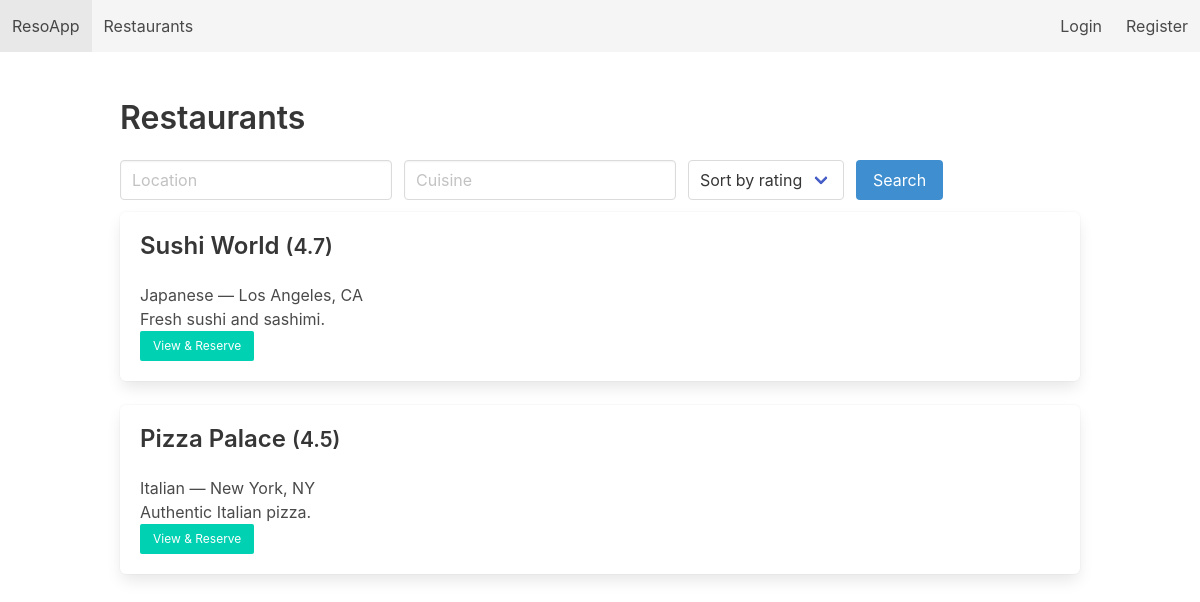
The app's page /restaurants, older data.
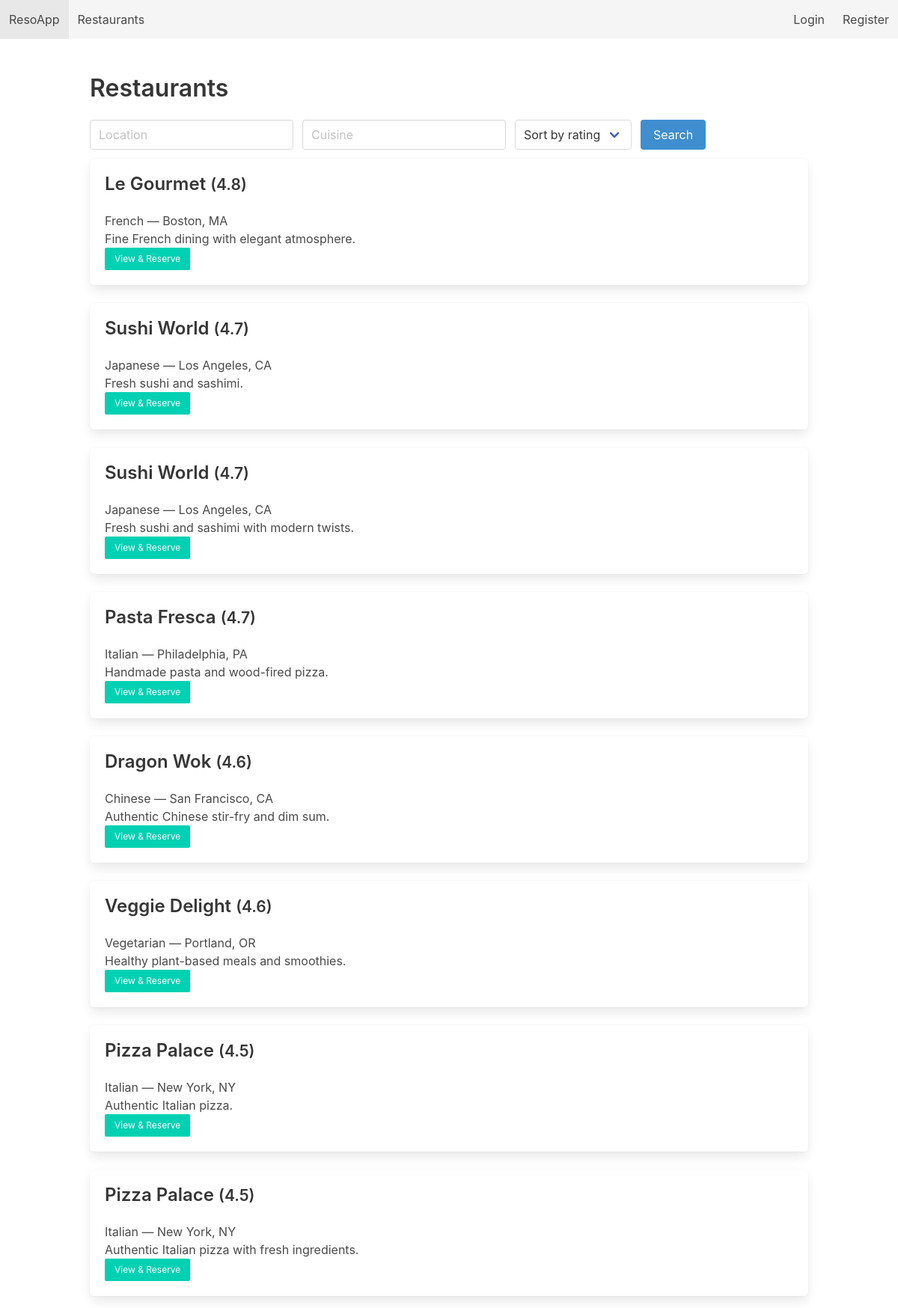
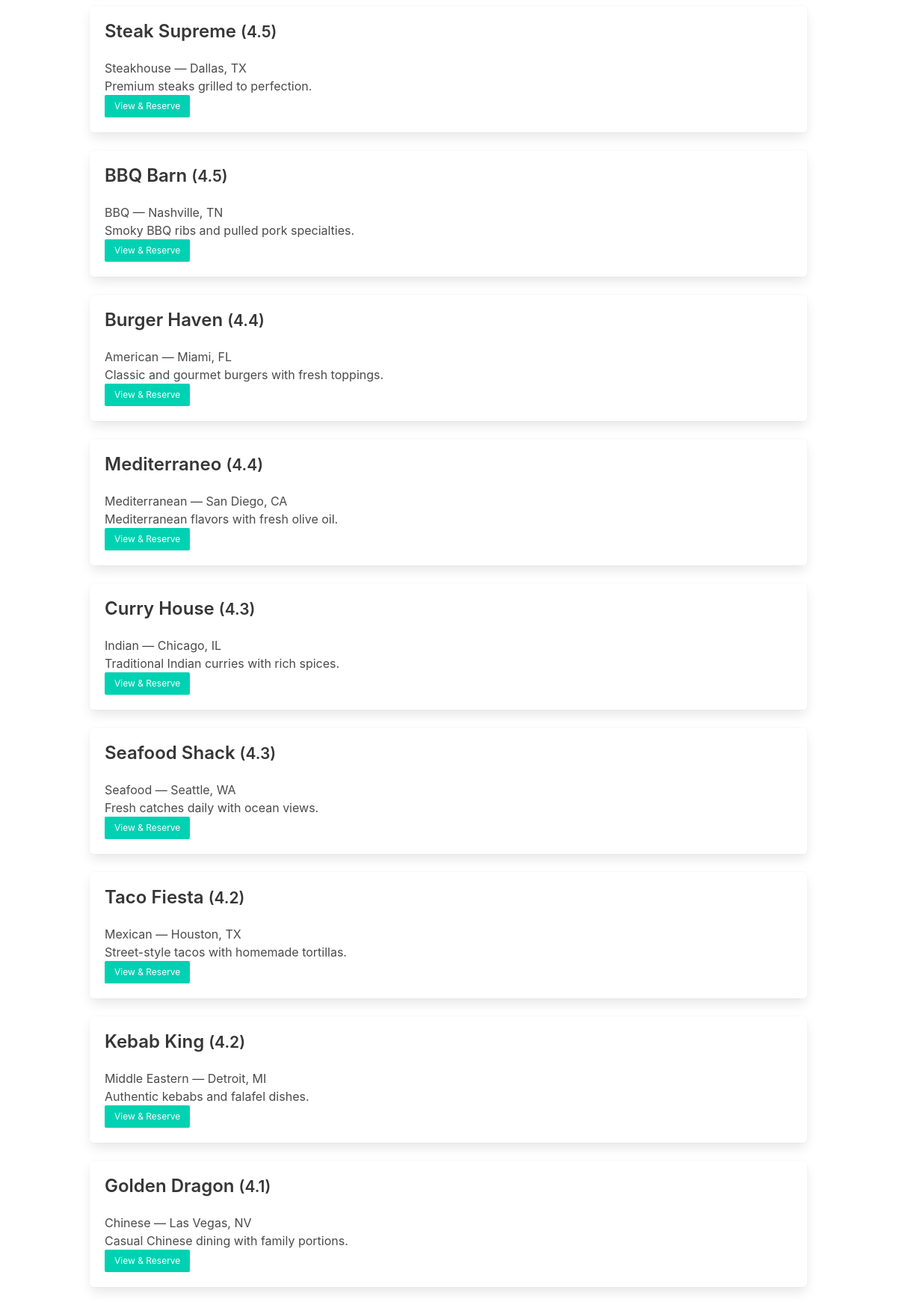
The same page, newer data (2 pictures, top to bottom).
### tables this page shows
CREATE TABLE Restaurants (
        restaurant_id INTEGER PRIMARY KEY AUTOINCREMENT,
        name          TEXT NOT NULL,
        location      TEXT NOT NULL,
        cuisine       TEXT,
        rating        REAL CHECK (rating >= 0 AND rating <= 5),
        description   TEXT,
        created_at    DATE DEFAULT (DATE('now'))
    );

### restaurant_app/app.py (the view)
@app.route('/restaurants')
def restaurants():
    q_location = request.args.get('location', '').strip()
    q_cuisine = request.args.get('cuisine', '').strip()
    q_sort = request.args.get('sort', 'rating')  # rating or name
    sql = "SELECT * FROM Restaurants WHERE 1=1"
    params = []
    if q_location:
        sql += " AND location LIKE ?"
        params.append(f"%{q_location}%")
    if q_cuisine:
        sql += " AND cuisine LIKE ?"
        params.append(f"%{q_cuisine}%")
    if q_sort == 'rating':
        sql += " ORDER BY rating DESC"
    else:
        sql += " ORDER BY name ASC"
    db = get_db()
    cur = db.execute(sql, params)
    rows = cur.fetchall()
    return render_template('restaurants.html', restaurants=rows, q_location=q_location, q_cuisine=q_cuisine)

### restaurant_app/app.py (called while the page is built)
def get_db():
    if 'db' not in g:
        g.db = sqlite3.connect(DB_PATH, detect_types=sqlite3.PARSE_DECLTYPES)
        g.db.row_factory = sqlite3.Row
        g.db.execute("PRAGMA foreign_keys = ON;")
    return g.db

### restaurant_app/templates/restaurants.html (shortened to what this page needs)
{% extends "base.html" %}
{% block content %}
<h2 class="title">Restaurants</h2>
<form method="get" class="mb-3">
  <div class="field is-grouped">
    <div class="control"><input class="input" name="location" placeholder="Location" value="{{ q_location }}"></div>
    <div class="control"><input class="input" name="cuisine" placeholder="Cuisine" value="{{ q_cuisine }}"></div>
    <div class="control">
      <div class="select">
        <select name="sort">
          <option value="rating">Sort by rating</option>
        </select>
      </div>
    </div>
    <div class="control"><button class="button is-info">Search</button></div>
  </div>
</form>
<div>
  {% for r in restaurants %}
    <div class="box">
      <h3 class="title is-4">{{ r['name'] }} <small>({{ r['rating'] }})</small></h3>
      <p>{{ r['cuisine'] }} — {{ r['location'] }}</p>
      <p>{{ r['description'] }}</p>
      <a class="button is-small is-primary" href="{{ url_for('restaurant_detail', rid=r['restaurant_id']) }}">View & Reserve</a>
    </div>
  {% else %}
    <p>No restaurants found.</p>
  {% endfor %}
</div>
{% endblock %}

### restaurant_app/templates/base.html (shortened to what this page needs)
<!DOCTYPE html>
<html>
  <head>
    <link
      rel="stylesheet"
      href="https://cdn.jsdelivr.net/npm/bulma@0.9.4/css/bulma.min.css"
    />
  </head>
  <body>
    <nav class="navbar is-light">
      <div class="navbar-brand">
        <a class="navbar-item" href="{{ url_for('index') }}">ResoApp</a>
      </div>
      <div class="navbar-menu">
        <div class="navbar-start">
          <a class="navbar-item" href="{{ url_for('restaurants') }}"
            >Restaurants</a
          >
        </div>
        <div class="navbar-end">
          {% if session.get('user') %} {# Hiển thị các liên kết chung cho người
          dùng đã đăng nhập #}
          <a class="navbar-item" href="{{ url_for('profile') }}"
            >{{ session.get('name') }}</a
          >
          {% if session.get('role') == 'customer' %} {# Chỉ hiển thị liên kết
          này cho Customer #}
          <a class="navbar-item" href="{{ url_for('bookings') }}"
            >My Bookings</a
          >
          {% elif session.get('role') == 'admin' %} {# Chỉ hiển thị liên kết này
          cho Admin #}
          <a class="navbar-item" href="{{ url_for('admin_dashboard') }}"
            >Admin</a
          >
          {% endif %}
          <a class="navbar-item" href="{{ url_for('logout') }}">Logout</a>
          {% else %}
          <a class="navbar-item" href="{{ url_for('login') }}">Login</a>
          <a class="navbar-item" href="{{ url_for('register') }}">Register</a>
          {% endif %}
        </div>
      </div>
    </nav>
    <section class="section">
      <div class="container">
         {% block content %}{% endblock %}
      </div>
    </section>
  </body>
</html>

Row changes from the older to the newer data that the page shows:
added Restaurants: name "Le Gourmet", rating "4.8", cuisine "French", location "Boston, MA", description "Fine French dining with elegant atmosphere."
added Restaurants: name "Sushi World", rating "4.7", cuisine "Japanese", location "Los Angeles, CA", description "Fresh sushi and sashimi with modern twists."
added Restaurants: name "Pasta Fresca", rating "4.7", cuisine "Italian", location "Philadelphia, PA", description "Handmade pasta and wood-fired pizza."
added Restaurants: name "Dragon Wok", rating "4.6", cuisine "Chinese", location "San Francisco, CA", description "Authentic Chinese stir-fry and dim sum."
added Restaurants: name "Veggie Delight", rating "4.6", cuisine "Vegetarian", location "Portland, OR", description "Healthy plant-based meals and smoothies."
added Restaurants: name "Pizza Palace", rating "4.5", cuisine "Italian", location "New York, NY", description "Authentic Italian pizza with fresh ingredients."
added Restaurants: name "Steak Supreme", rating "4.5", cuisine "Steakhouse", location "Dallas, TX", description "Premium steaks grilled to perfection."
added Restaurants: name "BBQ Barn", rating "4.5", cuisine "BBQ", location "Nashville, TN", description "Smoky BBQ ribs and pulled pork specialties."
added Restaurants: name "Burger Haven", rating "4.4", cuisine "American", location "Miami, FL", description "Classic and gourmet burgers with fresh toppings."
added Restaurants: name "Mediterraneo", rating "4.4", cuisine "Mediterranean", location "San Diego, CA", description "Mediterranean flavors with fresh olive oil."
added Restaurants: name "Curry House", rating "4.3", cuisine "Indian", location "Chicago, IL", description "Traditional Indian curries with rich spices."
added Restaurants: name "Seafood Shack", rating "4.3", cuisine "Seafood", location "Seattle, WA", description "Fresh catches daily with ocean views."
added Restaurants: name "Taco Fiesta", rating "4.2", cuisine "Mexican", location "Houston, TX", description "Street-style tacos with homemade tortillas."
added Restaurants: name "Kebab King", rating "4.2", cuisine "Middle Eastern", location "Detroit, MI", description "Authentic kebabs and falafel dishes."
added Restaurants: name "Golden Dragon", rating "4.1", cuisine "Chinese", location "Las Vegas, NV", description "Casual Chinese dining with family portions."
